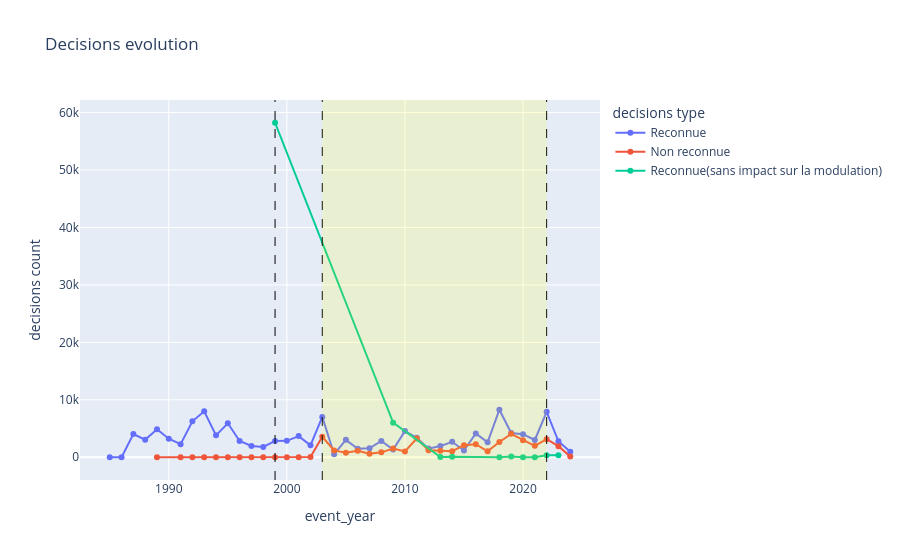

This figure's notebook cell:
### Code cell
# Plotting with Plotly
fig = px.line(yearly_decisions, x='event_year', y='Count', color='decision', markers=True, title='Decisions evolution')
fig.update_layout(xaxis_title='event_year', yaxis_title='decisions count', legend_title='decisions type')
fig.add_vline(x=1999, line_width=1, line_dash="dash", line_color="black")
fig.add_vline(x=2003, line_width=1, line_dash="dash", line_color="black")
fig.add_vline(x=2022, line_width=1, line_dash="dash", line_color="black")
fig.add_vrect(x0=2003, x1=2022, line_width=0, fillcolor="yellow", opacity=0.15)
fig.show()

### Figure 1 — Plotly figure (JSON) as saved in the notebook; plotly's stock layout.template omitted (floating-point values rounded to 4 significant figures)
{"data": [{"hovertemplate": "decision=Reconnue<br>event_year=%{x}<br>Count=%{y}<extra></extra>", "legendgroup": "Reconnue", "line": {"color": "#636efa", "dash": "solid"}, "marker": {"symbol": "circle"}, "mode": "lines+markers", "name": "Reconnue", "orientation": "v", "showlegend": true, "type": "scatter", "x": [1985, 1986, 1987, 1988, 1989, 1990, 1991, 1992, 1993, 1994, 1995, 1996, 1997, 1998, 1999, 2000, 2001, 2002, 2003, 2004, 2005, 2006, 2007, 2008, 2009, 2010, 2011, 2012, 2013, 2014, 2015, 2016, 2017, 2018, 2019, 2020, 2021, 2022, 2023, 2024], "xaxis": "x", "y": [4, 6, 4033, 3056, 4878, 3231, 2265, 6263, 8008, 3809, 5910, 2840, 1975, 1796, 2846, 2858, 3683, 2070, 7024, 526, 3028, 1490, 1553, 2843, 1358, 4549, 3394, 1503, 1948, 2695, 1184, 4150, 2597, 8282, 4213, 4010, 3002, 7912, 2782, 943], "yaxis": "y"}, {"hovertemplate": "decision=Non reconnue<br>event_year=%{x}<br>Count=%{y}<extra></extra>", "legendgroup": "Non reconnue", "line": {"color": "#EF553B", "dash": "solid"}, "marker": {"symbol": "circle"}, "mode": "lines+markers", "name": "Non reconnue", "orientation": "v", "showlegend": true, "type": "scatter", "x": [1989, 1991, 1992, 1993, 1994, 1995, 1996, 1997, 1998, 1999, 2000, 2001, 2002, 2003, 2004, 2005, 2006, 2007, 2008, 2009, 2010, 2011, 2012, 2013, 2014, 2015, 2016, 2017, 2018, 2019, 2020, 2021, 2022, 2023, 2024], "xaxis": "x", "y": [1, 10, 1, 2, 2, 2, 7, 14, 20, 17, 7, 14, 24, 3563, 1192, 773, 1112, 615, 852, 1511, 1018, 3256, 1214, 1139, 1043, 2102, 2273, 1045, 2666, 4079, 2963, 1988, 3152, 1935, 127], "yaxis": "y"}, {"hovertemplate": "decision=Reconnue(sans impact sur la modulation)<br>event_year=%{x}<br>Count=%{y}<extra></extra>", "legendgroup": "Reconnue(sans impact sur la modulation)", "line": {"color": "#00cc96", "dash": "solid"}, "marker": {"symbol": "circle"}, "mode": "lines+markers", "name": "Reconnue(sans impact sur la modulation)", "orientation": "v", "showlegend": true, "type": "scatter", "x": [1999, 2009, 2013, 2014, 2018, 2019, 2020, 2021, 2022, 2023], "xaxis": "x", "y": [58229, 6026, 26, 84, 10, 113, 20, 1, 331, 366], "yaxis": "y"}], "layout": {"legend": {"title": {"text": "decisions type"}, "tracegroupgap": 0}, "shapes": [{"line": {"color": "black", "dash": "dash", "width": 1}, "type": "line", "x0": 1999, "x1": 1999, "xref": "x", "y0": 0, "y1": 1, "yref": "y domain"}, {"line": {"color": "black", "dash": "dash", "width": 1}, "type": "line", "x0": 2003, "x1": 2003, "xref": "x", "y0": 0, "y1": 1, "yref": "y domain"}, {"line": {"color": "black", "dash": "dash", "width": 1}, "type": "line", "x0": 2022, "x1": 2022, "xref": "x", "y0": 0, "y1": 1, "yref": "y domain"}, {"fillcolor": "yellow", "line": {"width": 0}, "opacity": 0.15, "type": "rect", "x0": 2003, "x1": 2022, "xref": "x", "y0": 0, "y1": 1, "yref": "y domain"}], "title": {"text": "Decisions evolution"}, "xaxis": {"anchor": "y", "domain": [0, 1], "title": {"text": "event_year"}}, "yaxis": {"anchor": "x", "domain": [0, 1], "title": {"text": "decisions count"}}}}
